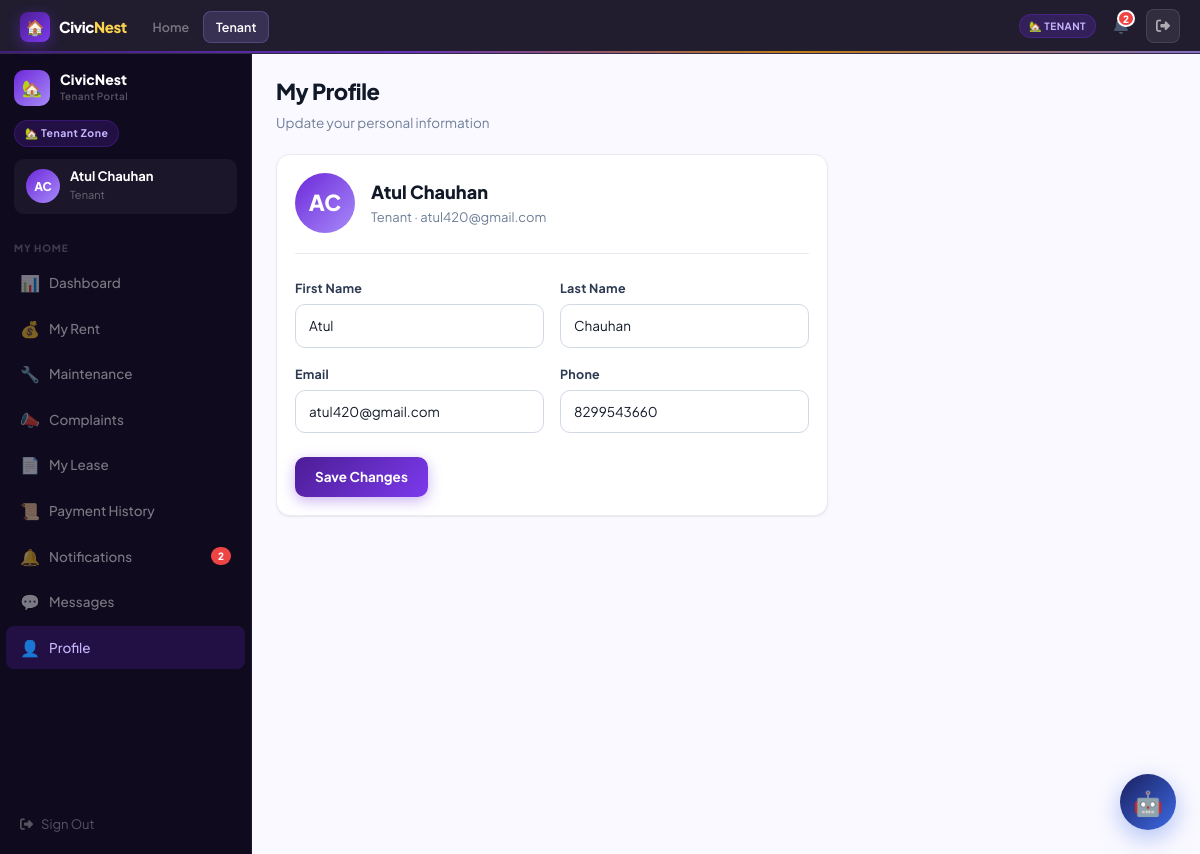
Page /tenant/profile/ (signed in) on the committed database.
### accounts/models.py (models this page shows, shortened)
class User(AbstractUser):
    ROLE_CHOICES = [
        ('admin','Platform Admin'),
        ('owner','Property Owner'),
        ('tenant','Tenant'),
        ('society_admin','Society Admin'),
    ]
    role = models.CharField(max_length=20, choices=ROLE_CHOICES, default='tenant')
    phone = models.CharField(max_length=15, blank=True)
    avatar_initials = models.CharField(max_length=3, blank=True)
    profile_photo = models.ImageField(upload_to='avatars/', blank=True, null=True)

### core/views.py (the view, shortened to what this page needs)
# urls.py: path('tenant/profile/', views.tenant_profile, name='tenant_profile'),
@role_required("tenant")
def tenant_profile(request):
    return render(request, "tenant/profile.html")

### core/views.py (called while the page is built)
def role_required(*roles):
    def decorator(view):
        @functools.wraps(view)
        def wrapper(request, *args, **kwargs):
            if not request.user.is_authenticated:
                return redirect("/accounts/login/")
            if request.user.is_staff or request.user.is_superuser:
                return view(request, *args, **kwargs)
            if request.user.role not in roles:
                messages.error(request, "Access denied.")
                return redirect("/")
            return view(request, *args, **kwargs)
        return wrapper
    return decorator

### templates/tenant/profile.html (shortened to what this page needs)
{% extends "base.html" %}
{% block nav_tenant %}active{% endblock %}
{% block content %}
{% with active="profile" lease=None %}
<div class="shell">
  {% include "partials/sidebar_tenant.html" %}
  <div class="main"><div class="panel fade-up" style="max-width:600px;">
    <div class="pg-intro"><h2>My Profile</h2><p>Update your personal information</p></div>
    <div class="card">
      <div style="display:flex;align-items:center;gap:16px;margin-bottom:24px;padding-bottom:20px;border-bottom:1px solid var(--g100);">
        <div style="width:60px;height:60px;border-radius:50%;background:linear-gradient(135deg,var(--n500),var(--n300));display:flex;align-items:center;justify-content:center;font-size:22px;font-weight:800;color:#fff;">{{ user.avatar_initials }}</div>
        <div><div style="font-size:18px;font-weight:800;color:var(--g900);">{{ user.get_full_name|default:user.username }}</div><div style="font-size:13px;color:var(--g400);">Tenant · {{ user.email }}</div></div>
      </div>
      <form method="post">{% csrf_token %}
        <div class="row g-3">
          <div class="col-md-6"><label class="form-label">First Name</label><input type="text" name="first_name" class="form-ctrl" value="{{ user.first_name }}"></div>
          <div class="col-md-6"><label class="form-label">Last Name</label><input type="text" name="last_name" class="form-ctrl" value="{{ user.last_name }}"></div>
          <div class="col-md-6"><label class="form-label">Email</label><input type="email" name="email" class="form-ctrl" value="{{ user.email }}"></div>
          <div class="col-md-6"><label class="form-label">Phone</label><input type="text" name="phone" class="form-ctrl" value="{{ user.phone }}"></div>
        </div>
        <button type="submit" class="btn-tp btn-primary mt-4">Save Changes</button>
      </form>
    </div>
  </div></div>
</div>
{% endwith %}
{% endblock %}

### templates/partials/sidebar_tenant.html (shortened to what this page needs)
<aside class="sidebar" id="tp-sidebar">
  <div class="sb-head">
    <div class="sb-logo"><div class="sb-logo-mark ten">🏡</div><div><div class="sb-logo-text">CivicNest</div><div class="sb-logo-sub">Tenant Portal</div></div></div>
    <div class="sb-zone-pill zp-ten">🏡 Tenant Zone</div>
    <div class="sb-user"><div class="sb-av av-ten">{{ user.avatar_initials }}</div><div><div class="sb-uname">{{ user.get_full_name|default:user.username }}</div><div class="sb-urole">{% if lease %}{{ lease.unit }} · {{ lease.unit.property.city }}{% else %}Tenant{% endif %}</div></div></div>
  </div>
  <div class="sb-sec">My Home</div>
  <a class="ni {% if active == 'dash' %}active-ten{% endif %}" href="/tenant/"><span class="ni-icon">📊</span>Dashboard</a>
  <a class="ni {% if active == 'rent' %}active-ten{% endif %}" href="/tenant/rent/"><span class="ni-icon">💰</span>My Rent</a>
  <a class="ni {% if active == 'maint' %}active-ten{% endif %}" href="/tenant/maintenance/"><span class="ni-icon">🔧</span>Maintenance</a>
  <a class="ni {% if active == 'complaints' %}active-ten{% endif %}" href="/tenant/complaints/"><span class="ni-icon">📣</span>Complaints</a>
  <a class="ni {% if active == 'lease' %}active-ten{% endif %}" href="/tenant/lease/"><span class="ni-icon">📄</span>My Lease</a>
  <a class="ni {% if active == 'history' %}active-ten{% endif %}" href="/tenant/history/"><span class="ni-icon">📜</span>Payment History</a>
  <a class="ni {% if active == 'notifs' %}active-ten{% endif %}" href="/tenant/notifications/" style="position:relative">
    <span class="ni-icon">🔔</span>Notifications
    <span id="sb-notif-count" style="margin-left:auto;background:#EF4444;color:#fff;border-radius:20px;padding:1px 7px;font-size:10px;font-weight:800;display:none"></span>
  </a>
  <a class="ni {% if active == 'chat' %}active-ten{% endif %}" href="/tenant/messages/"><span class="ni-icon">💬</span>Messages</a>
  <a class="ni {% if active == 'profile' %}active-ten{% endif %}" href="/tenant/profile/"><span class="ni-icon">👤</span>Profile</a>
  <div class="sb-foot"><a href="/accounts/logout/" class="sb-logout"><i class="fa fa-right-from-bracket"></i> Sign Out</a></div>
</aside>

### rows in the picture
User: avatar_initials "AC", get_full_name "Atul Chauhan", email "atul420@gmail.com", first_name "Atul", last_name "Chauhan", phone "8299543660"
